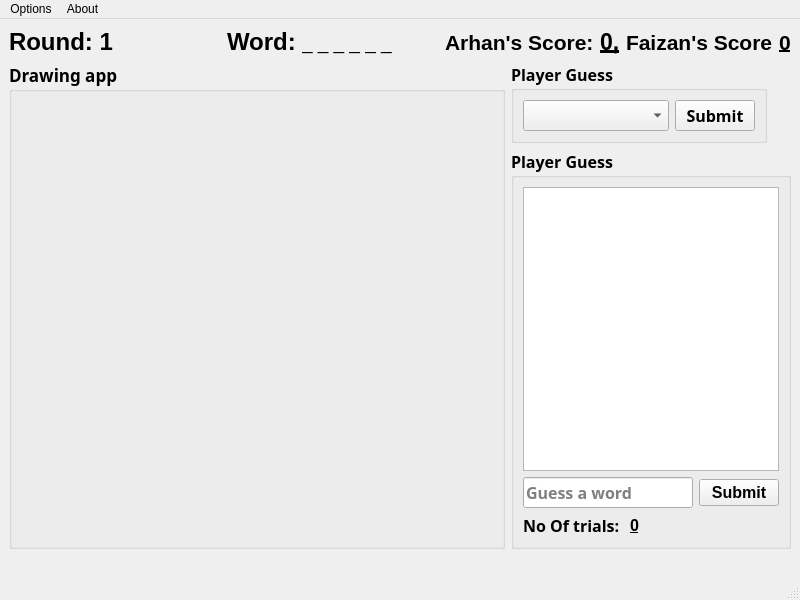
<?xml version="1.0" encoding="UTF-8"?>
<ui version="4.0">
 <class>MainWindow</class>
 <widget class="QMainWindow" name="MainWindow">
  <property name="geometry">
   <rect>
    <x>0</x>
    <y>0</y>
    <width>800</width>
    <height>600</height>
   </rect>
  </property>
  <property name="windowTitle">
   <string>MainWindow</string>
  </property>
  <widget class="QWidget" name="centralwidget">
   <layout class="QVBoxLayout" name="verticalLayout_6">
    <item>
     <layout class="QVBoxLayout" name="verticalLayout_5">
      <item>
       <layout class="QHBoxLayout" name="horizontalLayout_5">
        <item>
         <widget class="QLabel" name="label_round">
          <property name="sizePolicy">
           <sizepolicy hsizetype="Expanding" vsizetype="Preferred">
            <horstretch>0</horstretch>
            <verstretch>0</verstretch>
           </sizepolicy>
          </property>
          <property name="font">
           <font>
            <pointsize>18</pointsize>
            <bold>true</bold>
           </font>
          </property>
          <property name="styleSheet">
           <string notr="true">color: &quot;#2b80ff&quot;;</string>
          </property>
          <property name="text">
           <string>Round: 1</string>
          </property>
         </widget>
        </item>
        <item>
         <layout class="QHBoxLayout" name="horizontalLayout_4">
          <item>
           <widget class="QLabel" name="label_2">
            <property name="font">
             <font>
              <pointsize>18</pointsize>
              <bold>true</bold>
             </font>
            </property>
            <property name="text">
             <string>Word:</string>
            </property>
           </widget>
          </item>
          <item>
           <widget class="QLabel" name="label_wordLength">
            <property name="sizePolicy">
             <sizepolicy hsizetype="Expanding" vsizetype="Preferred">
              <horstretch>0</horstretch>
              <verstretch>0</verstretch>
             </sizepolicy>
            </property>
            <property name="font">
             <font>
              <pointsize>14</pointsize>
             </font>
            </property>
            <property name="text">
             <string>_ _ _ _ _ _</string>
            </property>
           </widget>
          </item>
         </layout>
        </item>
        <item>
         <widget class="QLabel" name="label_player1">
          <property name="font">
           <font>
            <pointsize>16</pointsize>
            <bold>true</bold>
           </font>
          </property>
          <property name="styleSheet">
           <string notr="true">color: &quot;green&quot;;
</string>
          </property>
          <property name="text">
           <string>Arhan's Score:</string>
          </property>
         </widget>
        </item>
        <item>
         <widget class="QLabel" name="label_player1_score">
          <property name="font">
           <font>
            <pointsize>17</pointsize>
            <bold>true</bold>
            <underline>true</underline>
           </font>
          </property>
          <property name="styleSheet">
           <string notr="true">color: &quot;White&quot;;</string>
          </property>
          <property name="text">
           <string>0,</string>
          </property>
         </widget>
        </item>
        <item>
         <widget class="QLabel" name="label_player2">
          <property name="font">
           <font>
            <pointsize>16</pointsize>
            <bold>true</bold>
           </font>
          </property>
          <property name="styleSheet">
           <string notr="true">color: &quot;red&quot;;
</string>
          </property>
          <property name="text">
           <string>Faizan's Score</string>
          </property>
         </widget>
        </item>
        <item>
         <widget class="QLabel" name="label_player2_score">
          <property name="font">
           <font>
            <pointsize>16</pointsize>
            <bold>true</bold>
            <underline>true</underline>
           </font>
          </property>
          <property name="styleSheet">
           <string notr="true">color: &quot;white&quot;;
</string>
          </property>
          <property name="text">
           <string>0</string>
          </property>
         </widget>
        </item>
       </layout>
      </item>
      <item>
       <layout class="QHBoxLayout" name="horizontalLayout_6">
        <item>
         <widget class="QGroupBox" name="groupBox">
          <property name="sizePolicy">
           <sizepolicy hsizetype="Expanding" vsizetype="Preferred">
            <horstretch>0</horstretch>
            <verstretch>0</verstretch>
           </sizepolicy>
          </property>
          <property name="font">
           <font>
            <family>Rockwell Extra Bold</family>
            <pointsize>13</pointsize>
            <bold>true</bold>
           </font>
          </property>
          <property name="title">
           <string>Drawing app</string>
          </property>
         </widget>
        </item>
        <item>
         <layout class="QVBoxLayout" name="verticalLayout_4">
          <item>
           <widget class="QGroupBox" name="groupBox_choose">
            <property name="sizePolicy">
             <sizepolicy hsizetype="Fixed" vsizetype="Fixed">
              <horstretch>0</horstretch>
              <verstretch>0</verstretch>
             </sizepolicy>
            </property>
            <property name="font">
             <font>
              <family>Rockwell Extra Bold</family>
              <pointsize>12</pointsize>
              <bold>true</bold>
             </font>
            </property>
            <property name="title">
             <string>Player Guess</string>
            </property>
            <layout class="QHBoxLayout" name="horizontalLayout_3">
             <item>
              <widget class="QComboBox" name="comboBox">
               <property name="sizePolicy">
                <sizepolicy hsizetype="Expanding" vsizetype="Fixed">
                 <horstretch>0</horstretch>
                 <verstretch>0</verstretch>
                </sizepolicy>
               </property>
               <property name="sizeIncrement">
                <size>
                 <width>0</width>
                 <height>0</height>
                </size>
               </property>
               <property name="font">
                <font>
                 <family>Segoe UI Semibold</family>
                 <pointsize>12</pointsize>
                 <bold>true</bold>
                </font>
               </property>
               <property name="placeholderText">
                <string>Choose a word</string>
               </property>
              </widget>
             </item>
             <item>
              <widget class="QPushButton" name="pushButton_choose">
               <property name="sizePolicy">
                <sizepolicy hsizetype="Fixed" vsizetype="Fixed">
                 <horstretch>0</horstretch>
                 <verstretch>0</verstretch>
                </sizepolicy>
               </property>
               <property name="text">
                <string>Submit</string>
               </property>
              </widget>
             </item>
            </layout>
           </widget>
          </item>
          <item>
           <widget class="QGroupBox" name="groupBox_Guess">
            <property name="sizePolicy">
             <sizepolicy hsizetype="Fixed" vsizetype="Preferred">
              <horstretch>0</horstretch>
              <verstretch>0</verstretch>
             </sizepolicy>
            </property>
            <property name="font">
             <font>
              <family>Rockwell Extra Bold</family>
              <pointsize>12</pointsize>
              <bold>true</bold>
             </font>
            </property>
            <property name="title">
             <string>Player Guess</string>
            </property>
            <layout class="QVBoxLayout" name="verticalLayout_3">
             <item>
              <layout class="QVBoxLayout" name="verticalLayout_2">
               <item>
                <layout class="QVBoxLayout" name="verticalLayout">
                 <item>
                  <widget class="QListWidget" name="listWidget">
                   <property name="sizePolicy">
                    <sizepolicy hsizetype="Expanding" vsizetype="Expanding">
                     <horstretch>0</horstretch>
                     <verstretch>0</verstretch>
                    </sizepolicy>
                   </property>
                   <property name="font">
                    <font>
                     <family>Segoe UI Semibold</family>
                     <pointsize>12</pointsize>
                     <bold>true</bold>
                     <underline>false</underline>
                    </font>
                   </property>
                  </widget>
                 </item>
                 <item>
                  <layout class="QHBoxLayout" name="horizontalLayout_2">
                   <item>
                    <widget class="QLineEdit" name="lineEdit_guess">
                     <property name="placeholderText">
                      <string>Guess a word</string>
                     </property>
                    </widget>
                   </item>
                   <item>
                    <widget class="QPushButton" name="pushButton_guess">
                     <property name="font">
                      <font>
                       <family>MS Sans Serif</family>
                       <pointsize>12</pointsize>
                       <bold>true</bold>
                      </font>
                     </property>
                     <property name="text">
                      <string>Submit</string>
                     </property>
                    </widget>
                   </item>
                  </layout>
                 </item>
                </layout>
               </item>
               <item>
                <layout class="QHBoxLayout" name="horizontalLayout">
                 <item>
                  <widget class="QLabel" name="label_5">
                   <property name="sizePolicy">
                    <sizepolicy hsizetype="Fixed" vsizetype="Preferred">
                     <horstretch>0</horstretch>
                     <verstretch>0</verstretch>
                    </sizepolicy>
                   </property>
                   <property name="text">
                    <string>No Of trials: </string>
                   </property>
                  </widget>
                 </item>
                 <item>
                  <widget class="QLabel" name="label_trials">
                   <property name="font">
                    <font>
                     <family>MS Sans Serif</family>
                     <pointsize>12</pointsize>
                     <bold>true</bold>
                     <underline>true</underline>
                    </font>
                   </property>
                   <property name="text">
                    <string>0</string>
                   </property>
                  </widget>
                 </item>
                </layout>
               </item>
              </layout>
             </item>
            </layout>
           </widget>
          </item>
         </layout>
        </item>
       </layout>
      </item>
     </layout>
    </item>
   </layout>
  </widget>
  <widget class="QMenuBar" name="menubar">
   <property name="geometry">
    <rect>
     <x>0</x>
     <y>0</y>
     <width>800</width>
     <height>26</height>
    </rect>
   </property>
   <widget class="QMenu" name="menuOptions">
    <property name="title">
     <string>Options</string>
    </property>
    <addaction name="actionPen_Color"/>
    <addaction name="actionPen_Width"/>
    <addaction name="separator"/>
    <addaction name="actionClear_Screen"/>
   </widget>
   <widget class="QMenu" name="menuAbout">
    <property name="title">
     <string>About</string>
    </property>
    <addaction name="actionAbout_Game"/>
   </widget>
   <addaction name="menuOptions"/>
   <addaction name="menuAbout"/>
  </widget>
  <widget class="QStatusBar" name="statusbar">
   <property name="font">
    <font>
     <family>Segoe UI Semibold</family>
     <pointsize>20</pointsize>
     <bold>true</bold>
    </font>
   </property>
   <property name="layoutDirection">
    <enum>Qt::LeftToRight</enum>
   </property>
   <property name="autoFillBackground">
    <bool>true</bool>
   </property>
  </widget>
  <action name="actionPen_Color">
   <property name="text">
    <string>Pen Color</string>
   </property>
  </action>
  <action name="actionPen_Width">
   <property name="text">
    <string>Pen Width</string>
   </property>
  </action>
  <action name="actionClear_Screen">
   <property name="text">
    <string>Clear Screen</string>
   </property>
  </action>
  <action name="actionAbout_Game">
   <property name="text">
    <string>About Game</string>
   </property>
  </action>
 </widget>
 <resources/>
 <connections/>
</ui>
